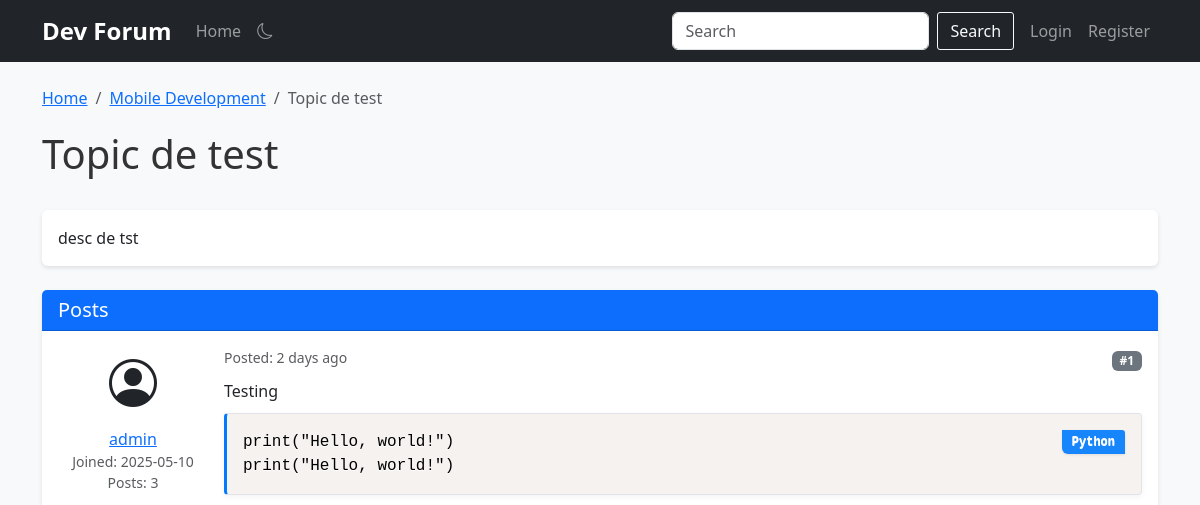
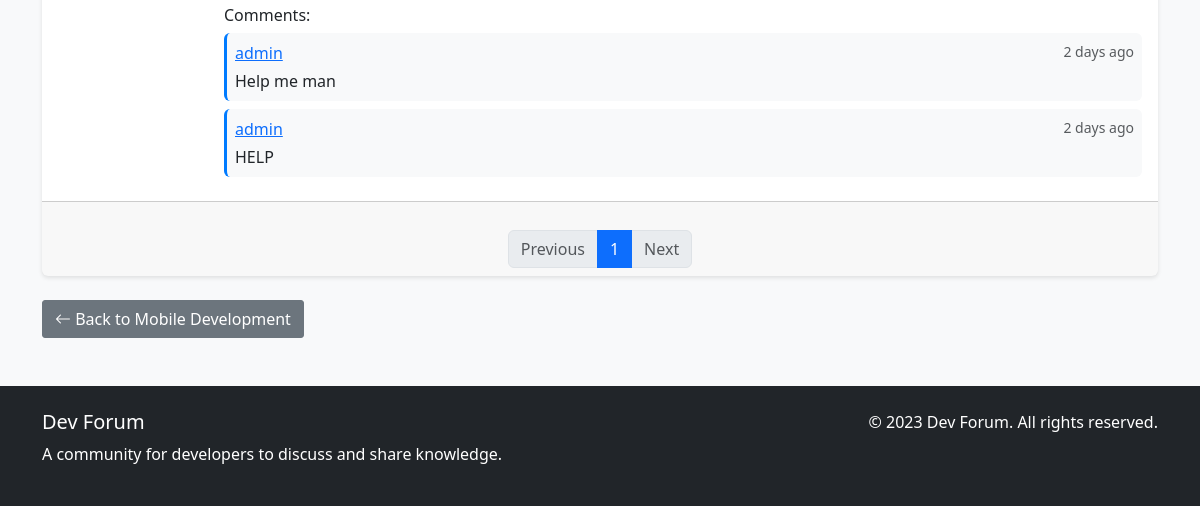
Before: /topic/8/page/1 with the older database file (2 pictures, top to bottom).
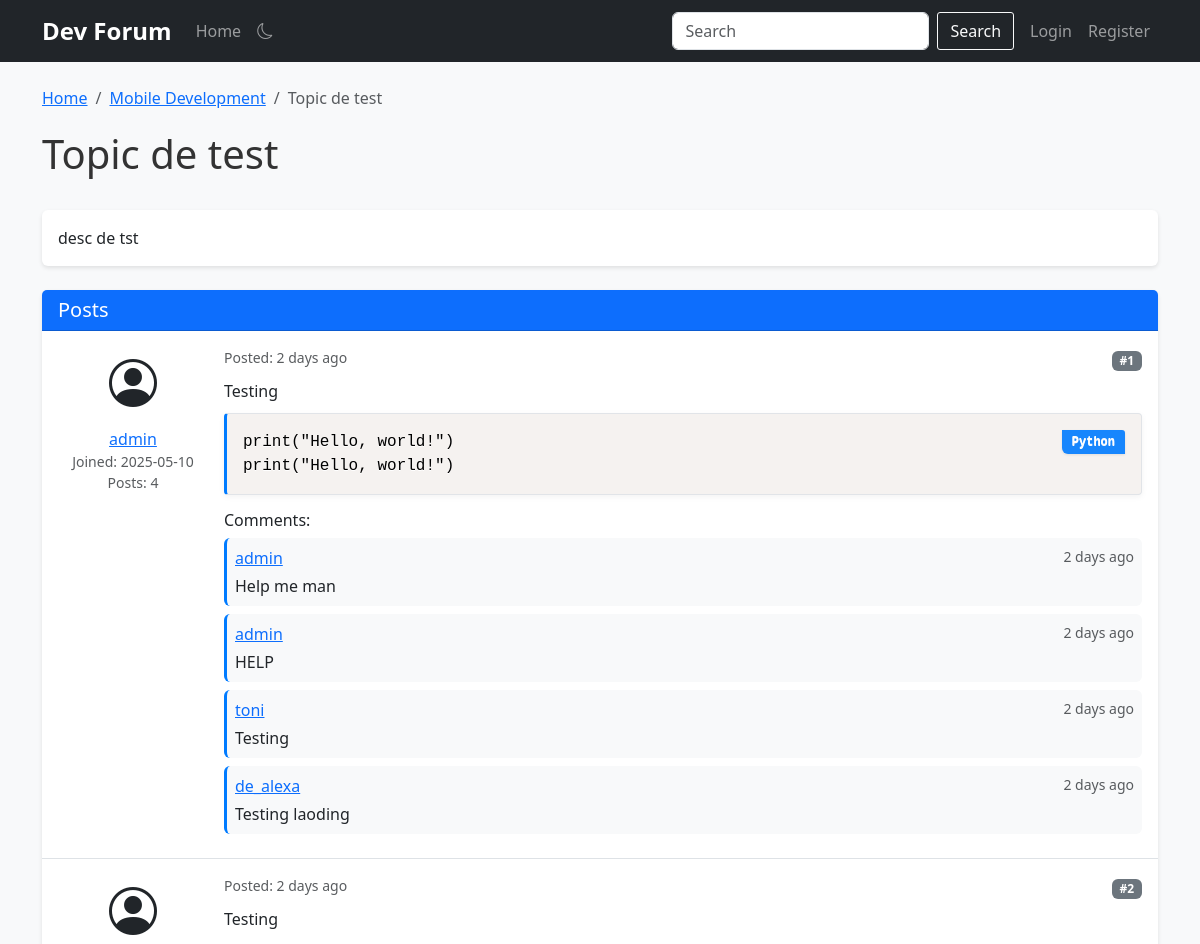
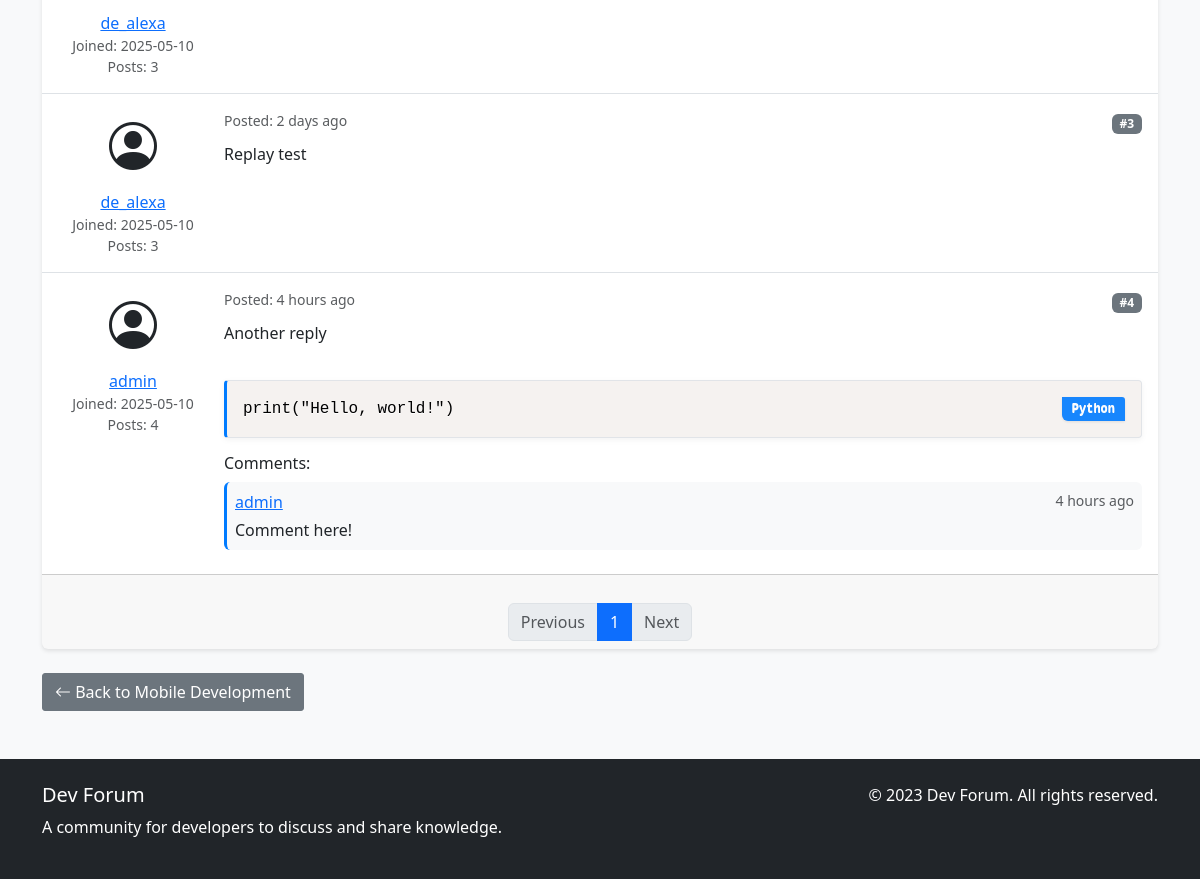
After: the same page with the newer database file (2 pictures, top to bottom).
### app.py (models this page shows, shortened)
class Post(db.Model):
    id = db.Column(db.Integer, primary_key=True)
    content = db.Column(db.Text, nullable=False)
    created_at = db.Column(db.DateTime, default=datetime.utcnow, index=True)
    updated_at = db.Column(db.DateTime, default=datetime.utcnow, onupdate=datetime.utcnow)
    user_id = db.Column(db.Integer, db.ForeignKey('user.id'), nullable=False, index=True)
    topic_id = db.Column(db.Integer, db.ForeignKey('topic.id'), nullable=False, index=True)
    comments = db.relationship('Comment', backref='post', lazy='dynamic', cascade='all, delete-orphan')

class User(db.Model, UserMixin):
    id = db.Column(db.Integer, primary_key=True)
    username = db.Column(db.String(80), unique=True, nullable=False, index=True)
    email = db.Column(db.String(120), unique=True, nullable=False, index=True)
    password_hash = db.Column(db.String(128))
    bio = db.Column(db.Text, nullable=True)
    join_date = db.Column(db.DateTime, default=datetime.utcnow, index=True)
    is_admin = db.Column(db.Boolean, default=False)
    posts = db.relationship('Post', backref='author', lazy='dynamic', cascade='all, delete-orphan')
    comments = db.relationship('Comment', backref='author', lazy='dynamic', cascade='all, delete-orphan')

class Comment(db.Model):
    id = db.Column(db.Integer, primary_key=True)
    content = db.Column(db.Text, nullable=False)
    created_at = db.Column(db.DateTime, default=datetime.utcnow, index=True)
    updated_at = db.Column(db.DateTime, default=datetime.utcnow, onupdate=datetime.utcnow)
    user_id = db.Column(db.Integer, db.ForeignKey('user.id'), nullable=False, index=True)
    post_id = db.Column(db.Integer, db.ForeignKey('post.id'), nullable=False, index=True)

### app.py (the view)
@app.route('/topic/<int:topic_id>')
@app.route('/topic/<int:topic_id>/page/<int:page>')
@cache.cached(timeout=30, query_string=True)
def topic(topic_id, page=1):
    topic = Topic.query.get_or_404(topic_id)
    posts = Post.query.filter_by(topic_id=topic_id).order_by(Post.created_at).paginate(
        page=page, per_page=app.config['POSTS_PER_PAGE'], error_out=False)
    return render_template('topic.html', topic=topic, posts=posts)

### app.py (called while the page is built)
@app.template_filter('time_since')
def time_since(dt):
    now = datetime.utcnow()
    diff = now - dt
    if diff.days > 365:
        years = diff.days // 365
        return f"{years} year{'s' if years > 1 else ''} ago"
    elif diff.days > 30:
        months = diff.days // 30
        return f"{months} month{'s' if months > 1 else ''} ago"
    elif diff.days > 0:
        return f"{diff.days} day{'s' if diff.days > 1 else ''} ago"
    elif diff.seconds > 3600:
        hours = diff.seconds // 3600
        return f"{hours} hour{'s' if hours > 1 else ''} ago"
    elif diff.seconds > 60:
        minutes = diff.seconds // 60
        return f"{minutes} minute{'s' if minutes > 1 else ''} ago"
    else:
        return "just now"

### templates/topic.html (shortened to what the changed rows need)
{% extends "base.html" %}
{% block content %}
<div class="row">
    <div class="col-md-12">
        <div class="d-flex justify-content-between align-items-center mb-4">
            <h1>{{ topic.title }}</h1>
        </div>
        <div class="card mb-4">
            <div class="card-body p-0">
                {% for post in posts.items %}
                <div class="post p-3 {% if not loop.last %}border-bottom{% endif %}">
                    <div class="d-flex">
                        <div class="flex-shrink-0 me-3 text-center" style="width: 150px;">
                            <div class="mb-2">
                                <i class="bi bi-person-circle" style="font-size: 3rem;"></i>
                            </div>
                            <div>
                                <a href="{{ url_for('profile', username=post.author.username) }}">{{ post.author.username }}</a>
                            </div>
                            <div class="text-muted small">
                                Joined: {{ post.author.join_date.strftime('%Y-%m-%d') }}
                            </div>
                            <div class="text-muted small">
                                Posts: {{ post.author.posts.count() }}
                            </div>
                        </div>
                        <div class="flex-grow-1">
                            <div class="d-flex justify-content-between mb-2">
                                <div class="text-muted small">
                                    Posted: {{ post.created_at|time_since }}
                                </div>
                                <div>
                                    <span class="badge bg-secondary">#{{ (posts.page - 1) * posts.per_page + loop.index }}</span>
                                </div>
                            </div>
                            <div class="post-content mb-3">
                                {{ post.content|format_content }}
                            </div>
                            {% if post.comments.count() > 0 %}
                            <div class="comments mt-3">
                                <h6>Comments:</h6>
                                {% for comment in post.comments %}
                                <div class="comment p-2 mb-2 bg-light rounded">
                                    <div class="d-flex justify-content-between mb-1">
                                        <div>
                                            <a href="{{ url_for('profile', username=comment.author.username) }}">{{ comment.author.username }}</a>
                                        </div>
                                        <div class="text-muted small">
                                            {{ comment.created_at|time_since }}
                                        </div>
                                    </div>
                                    <div>{{ comment.content|format_content }}</div>
                                </div>
                                {% endfor %}
                            </div>
                            {% endif %}
                        </div>
                    </div>
                </div>
                {% else %}
                <div class="p-3">
                    <p class="mb-0">No posts found in this topic.</p>
                </div>
                {% endfor %}
            </div>
            {% if posts.items %}
            <div class="card-footer">
                <nav aria-label="Posts pagination">
                    <ul class="pagination justify-content-center mb-0">
                        {% for page_num in posts.iter_pages(left_edge=1, right_edge=1, left_current=2, right_current=2) %}
                            {% if page_num %}
                                {% if page_num == posts.page %}
                                <li class="page-item active">
                                    <span class="page-link">{{ page_num }}</span>
                                </li>
                                {% else %}
                                <li class="page-item">
                                    <a class="page-link" href="{{ url_for('topic', topic_id=topic.id, page=page_num) }}">{{ page_num }}</a>
                                </li>
                                {% endif %}
                            {% else %}
                                <li class="page-item disabled">
                                    <span class="page-link">...</span>
                                </li>
                            {% endif %}
                        {% endfor %}
                    </ul>
                </nav>
            </div>
            {% endif %}
        </div>
    </div>
</div>
{% endblock %}

Changed rows visible on the page:
computed for Post "Testing print(\"Hello, world!\") print(\"Hello, world!\")": author.posts.count "3" → "4"
added Comment: author.username "toni", created_at "2 days ago", content "Testing", shown under Post "Testing print(\"Hello, world!\") print(\"Hello, world!\")"
added Comment: author.username "de_alexa", created_at "2 days ago", content "Testing laoding", shown under Post "Testing print(\"Hello, world!\") print(\"Hello, world!\")"
added Post: author.username "de_alexa", author.join_date "2025-05-10", author.posts.count "3", created_at "2 days ago", page "2", content "Testing"
added Post: author.username "de_alexa", author.join_date "2025-05-10", author.posts.count "3", created_at "2 days ago", (posts.page-1)*posts.per_page+loop.index "3", content "Replay test"
added Post: author.username "admin", author.join_date "2025-05-10", author.posts.count "4", created_at "4 hours ago", page "4", content "Another reply print(\"Hello, world!\")"
added Comment: author.username "admin", created_at "4 hours ago", content "Comment here!"
